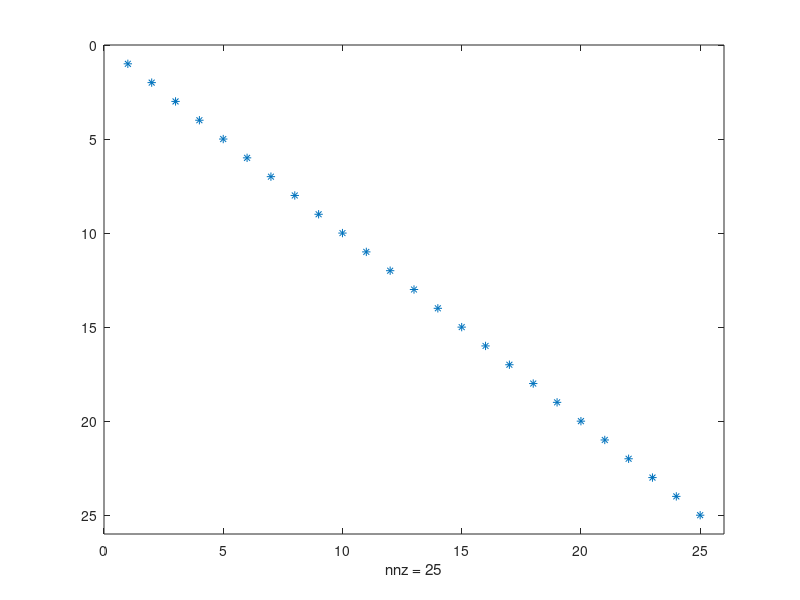

The MATLAB source for this figure: (Note: this script raises an error after producing the figure.)
clear
clc
%
disp('TORRES ALBA LUIS ROGELIO 4AV4 ')
disp('PRACTICA 1 ')
disp('Ejercicio1')
M=[0.6 1.5 2.3 -.05; 8.2 0.5 -0.1 -2.0; 5.7 8.2 9.0 1.5; 0.5 0.5 2.4 0.5; 1.2 -2.3 -4.5 0.5]
M1=M(:,2:3)
M2=M(3:4,1:2)
M3=M(4:5,1:3)
M4=[M(1,:); M(3,:); M(5,:)]
who
whos
fprintf('Gracias a las funciones podemos hacer matrices mas repidamente  y a partir de matrices ya creadas,el peso es reflejo del espacio que se usa')
ZM=zeros(size(M))
OG=ones(size(M))
EG=eye(size(M))
fprintf('Si, las dos matrices tienen el rango y dimencion que la G ya que probienen de ella')
who
whos
%%
clear
clc
%
disp('TORRES ALBA LUIS ROGELIO 4AV4 ')
disp('PRACTICA 1 ')
disp('Ejercicio2')
ma=[1 -7 4;-8 3 6;7 8 3]
INVa=inv(ma)
DETa=det(ma)
TRAa= ma'
mb=[10 -17 40;18 3 5;7 83 34]
INVb=inv(mb)
DETb=det(mb)
TRAb= mb'
mc=[2 7; 5 -6]
INVc=inv(mc)
DETc=det(mc)
TRAc= mc'
md=[10 14 122;-18 3 56;70 -66 88]
INVd=inv(md)
DETd=det(md)
TRAd= md'
me=[15 -79 0;-81 30 -15;76 -13 1]
INVe=inv(me)
DETe=det(me)
TRAe= me'
fprintf('No se encuentran diferencias')
mult1deTRAb_TRAd=mb'*md'
mult2deTRAb_TRAd=TRAb*TRAd
fprintf('No existe diferencia en hacerlo de esta forma, si se marca fuera del paréntesis cambia el resultado ')
cal_01=ma*md+mb/me 
cal_02=ma.*md+mb./me
fprintf('Al poner un punto afectamos a las operaciones de las matrices asi que si cambia el resultado ')
%%
clear
clc
disp('TORRES ALBA LUIS ROGELIO 4AV4 ')
disp('PRACTICA 1 ')
disp('Ejercicio3')
ma1=magic(25);
INVma1=inv(ma1)
Rma1=rank(ma1)
Dma1=det(ma1)
INV1=eye(25,25)
DISPE=sparse(INV1)
whos
fprintf('La que se dispersa de las 3 es la que tiene el menor tamaño\n')
spy(DISPE)
imagesc(),colorbar
fprintf('La grafica salio un poco mal ya que se ve azul cuando deveria verse una diagonal')

